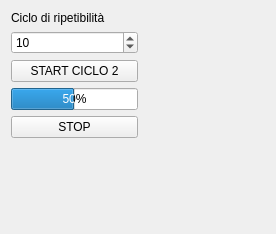
<?xml version="1.0" encoding="UTF-8"?>
<ui version="4.0">
 <class>CicloRipetibilitaForm</class>
 <widget class="QWidget" name="CicloRipetibilitaForm">
  <property name="geometry">
   <rect>
    <x>0</x>
    <y>0</y>
    <width>276</width>
    <height>234</height>
   </rect>
  </property>
  <property name="sizePolicy">
   <sizepolicy hsizetype="MinimumExpanding" vsizetype="MinimumExpanding">
    <horstretch>0</horstretch>
    <verstretch>0</verstretch>
   </sizepolicy>
  </property>
  <property name="windowTitle">
   <string>Ripetibilità - Parametri</string>
  </property>
  <property name="styleSheet">
   <string notr="true"/>
  </property>
  <layout class="QHBoxLayout" name="horizontalLayout">
   <item>
    <layout class="QVBoxLayout" name="verticalLayout_2">
     <item>
      <widget class="QLabel" name="labelTitle">
       <property name="text">
        <string>Ciclo di ripetibilità</string>
       </property>
      </widget>
     </item>
     <item>
      <widget class="QSpinBox" name="spinRipetizioni">
       <property name="minimum">
        <number>1</number>
       </property>
       <property name="maximum">
        <number>10000</number>
       </property>
       <property name="value">
        <number>10</number>
       </property>
      </widget>
     </item>
     <item>
      <widget class="QPushButton" name="btnStart">
       <property name="text">
        <string>START CICLO 2</string>
       </property>
      </widget>
     </item>
     <item>
      <widget class="QProgressBar" name="progressBar">
       <property name="maximum">
        <number>10</number>
       </property>
       <property name="value">
        <number>5</number>
       </property>
       <property name="alignment">
        <set>Qt::AlignCenter</set>
       </property>
       <property name="textDirection">
        <enum>QProgressBar::BottomToTop</enum>
       </property>
      </widget>
     </item>
     <item>
      <widget class="QPushButton" name="btnStop">
       <property name="text">
        <string>STOP</string>
       </property>
      </widget>
     </item>
     <item>
      <widget class="QLabel" name="labelStatus"/>
     </item>
     <item>
      <spacer name="verticalSpacer">
       <property name="orientation">
        <enum>Qt::Vertical</enum>
       </property>
       <property name="sizeHint" stdset="0">
        <size>
         <width>20</width>
         <height>40</height>
        </size>
       </property>
      </spacer>
     </item>
    </layout>
   </item>
   <item>
    <spacer name="horizontalSpacer">
     <property name="orientation">
      <enum>Qt::Horizontal</enum>
     </property>
     <property name="sizeHint" stdset="0">
      <size>
       <width>40</width>
       <height>20</height>
      </size>
     </property>
    </spacer>
   </item>
  </layout>
 </widget>
 <resources/>
 <connections/>
</ui>
